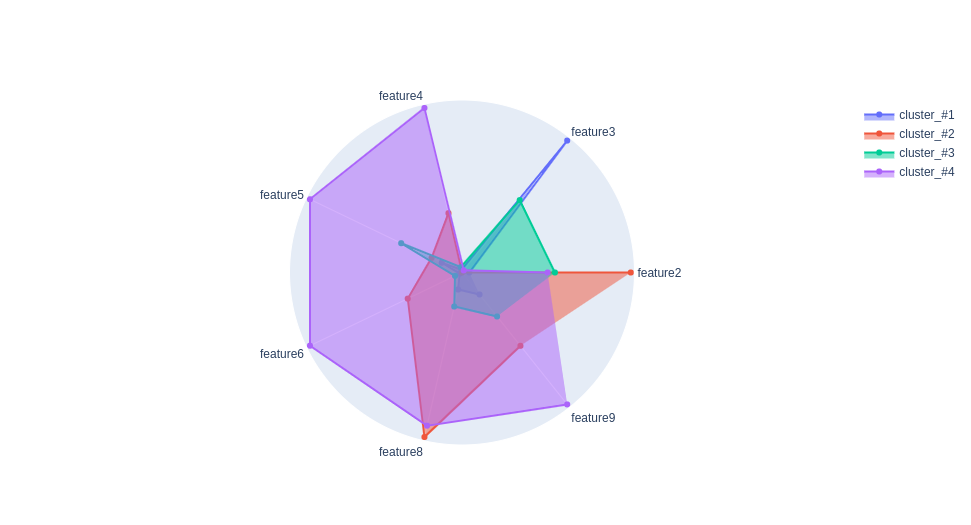

Reproduce this figure in Python.
#!/usr/bin/env python
# coding: utf-8

from sklearn.preprocessing import MaxAbsScaler, StandardScaler
from pandas.core.common import SettingWithCopyWarning
import plotly.graph_objects as go
import pandas as pd
import numpy as np
import warnings

warnings.simplefilter(action="ignore", category=SettingWithCopyWarning)


df = pd.read_excel('example.xlsx')
df = np.round(df,0)
df.columns = ['cluster'] + ['cluster_#' + str(col) for col in df.columns[1:]]
df = df.set_index('cluster').transpose().fillna(0)

cols_to_plot = ['feature2',
                'feature3',
                'feature4',
                'feature5',
                'feature6',
                'feature8',
                'feature9']


data = df[cols_to_plot]
data.loc[:] = MaxAbsScaler().fit_transform(data)


def plot_radar(data, cols_to_plot):    
    fig = go.Figure()

    for cluster_name, row in data.iterrows():
        fig.add_trace(go.Scatterpolar(
              r=row.values,
              theta=cols_to_plot,
              fill='toself',
              name=cluster_name
        ))

    fig.update_layout(
      polar=dict(
        radialaxis=dict(
          visible=False,

        )),
      showlegend=True)

    fig.show()



plot_radar(data, cols_to_plot)
